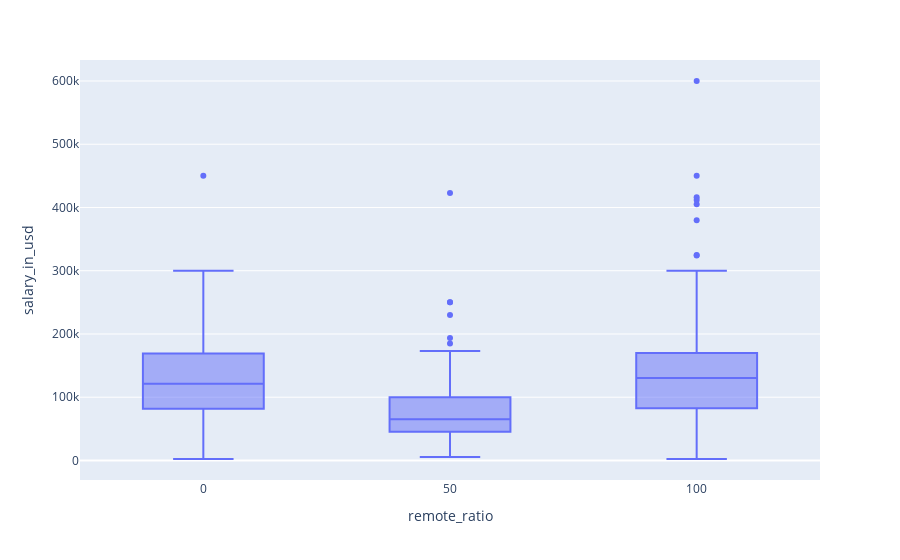

Notebook cell for this chart:
### Markdown cell above
### Analysis :
    We can observe from the plot that median salary of Mid Size company is highest among all the companies and 
    median salary of
    small size company is lowest. Also we can observe that first 50 % employee in mid size company 
    gets paid between below $ 109.5 K 
    whereas in Large company first 50 % of employee gets paid below 103k.

### Code cell
fig = px.box(df, x="remote_ratio", y="salary_in_usd")
fig.show()

### Figure 1 — Plotly figure (JSON) as saved in the notebook; plotly's stock layout.template omitted (floating-point values rounded to 4 significant figures; data arrays with more than 128 entries replaced by an {"elided": "..."} marker saying what was removed)
{"data": [{"alignmentgroup": "True", "hovertemplate": "remote_ratio=%{x}<br>salary_in_usd=%{y}<extra></extra>", "legendgroup": "", "marker": {"color": "#636efa"}, "name": "", "notched": false, "offsetgroup": "", "orientation": "v", "showlegend": false, "type": "box", "x": {"elided": "1195 int values"}, "x0": " ", "xaxis": "x", "y": {"elided": "1195 int values"}, "y0": " ", "yaxis": "y"}], "layout": {"boxmode": "group", "legend": {"tracegroupgap": 0}, "margin": {"t": 60}, "xaxis": {"anchor": "y", "domain": [0, 1], "title": {"text": "remote_ratio"}}, "yaxis": {"anchor": "x", "domain": [0, 1], "title": {"text": "salary_in_usd"}}}}
